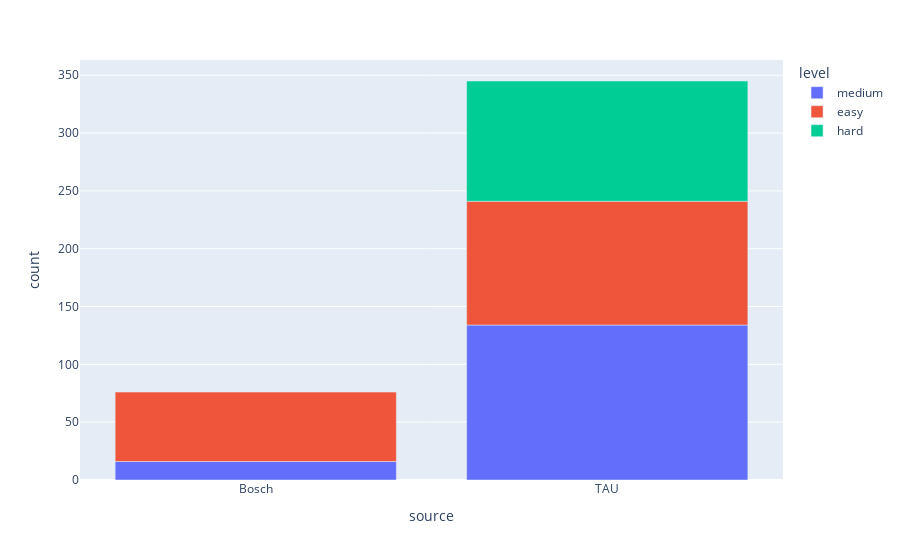

The cell this chart's notebook holds for it:
### Code cell
fig = px.bar(sources_detail, x="source", y="count", color="level")
fig.show()

### Figure 1 — Plotly figure (JSON) as saved in the notebook; plotly's stock layout.template omitted (floating-point values rounded to 4 significant figures)
{"data": [{"alignmentgroup": "True", "hovertemplate": "level=medium<br>source=%{x}<br>count=%{y}<extra></extra>", "legendgroup": "medium", "marker": {"color": "#636efa"}, "name": "medium", "offsetgroup": "medium", "orientation": "v", "showlegend": true, "textposition": "auto", "type": "bar", "x": ["Bosch", "TAU"], "xaxis": "x", "y": [16, 134], "yaxis": "y"}, {"alignmentgroup": "True", "hovertemplate": "level=easy<br>source=%{x}<br>count=%{y}<extra></extra>", "legendgroup": "easy", "marker": {"color": "#EF553B"}, "name": "easy", "offsetgroup": "easy", "orientation": "v", "showlegend": true, "textposition": "auto", "type": "bar", "x": ["Bosch", "TAU"], "xaxis": "x", "y": [60, 107], "yaxis": "y"}, {"alignmentgroup": "True", "hovertemplate": "level=hard<br>source=%{x}<br>count=%{y}<extra></extra>", "legendgroup": "hard", "marker": {"color": "#00cc96"}, "name": "hard", "offsetgroup": "hard", "orientation": "v", "showlegend": true, "textposition": "auto", "type": "bar", "x": ["TAU"], "xaxis": "x", "y": [104], "yaxis": "y"}], "layout": {"barmode": "relative", "legend": {"title": {"text": "level"}, "tracegroupgap": 0}, "margin": {"t": 60}, "xaxis": {"anchor": "y", "domain": [0, 1], "title": {"text": "source"}}, "yaxis": {"anchor": "x", "domain": [0, 1], "title": {"text": "count"}}}}
